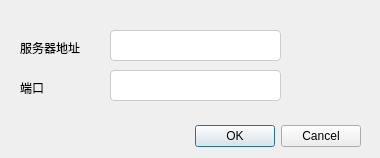
<?xml version="1.0" encoding="UTF-8"?>
<ui version="4.0">
 <class>SettingDialog</class>
 <widget class="QDialog" name="SettingDialog">
  <property name="geometry">
   <rect>
    <x>0</x>
    <y>0</y>
    <width>380</width>
    <height>158</height>
   </rect>
  </property>
  <property name="windowTitle">
   <string>网络配置</string>
  </property>
  <property name="styleSheet">
   <string notr="true">QLineEdit{
	width: 100%;
	height: 34px;
	padding: 6px 12px;
	font-size: 14px;
	line-height: 1.42857143;
	color: #555;
	background-color: #fff;
	background-image: none;
	border: 1px solid #ccc;
	border-radius: 4px;
}</string>
  </property>
  <widget class="QDialogButtonBox" name="buttonBox">
   <property name="geometry">
    <rect>
     <x>20</x>
     <y>120</y>
     <width>341</width>
     <height>32</height>
    </rect>
   </property>
   <property name="orientation">
    <enum>Qt::Horizontal</enum>
   </property>
   <property name="standardButtons">
    <set>QDialogButtonBox::Cancel|QDialogButtonBox::Ok</set>
   </property>
  </widget>
  <widget class="QLineEdit" name="addr">
   <property name="geometry">
    <rect>
     <x>110</x>
     <y>30</y>
     <width>171</width>
     <height>31</height>
    </rect>
   </property>
  </widget>
  <widget class="QLineEdit" name="port">
   <property name="geometry">
    <rect>
     <x>110</x>
     <y>70</y>
     <width>171</width>
     <height>31</height>
    </rect>
   </property>
  </widget>
  <widget class="QLabel" name="label">
   <property name="geometry">
    <rect>
     <x>20</x>
     <y>40</y>
     <width>61</width>
     <height>16</height>
    </rect>
   </property>
   <property name="text">
    <string>服务器地址</string>
   </property>
  </widget>
  <widget class="QLabel" name="label_2">
   <property name="geometry">
    <rect>
     <x>20</x>
     <y>80</y>
     <width>61</width>
     <height>16</height>
    </rect>
   </property>
   <property name="text">
    <string>端口</string>
   </property>
  </widget>
 </widget>
 <resources/>
 <connections>
  <connection>
   <sender>buttonBox</sender>
   <signal>accepted()</signal>
   <receiver>SettingDialog</receiver>
   <slot>accept()</slot>
   <hints>
    <hint type="sourcelabel">
     <x>248</x>
     <y>254</y>
    </hint>
    <hint type="destinationlabel">
     <x>157</x>
     <y>274</y>
    </hint>
   </hints>
  </connection>
  <connection>
   <sender>buttonBox</sender>
   <signal>rejected()</signal>
   <receiver>SettingDialog</receiver>
   <slot>reject()</slot>
   <hints>
    <hint type="sourcelabel">
     <x>316</x>
     <y>260</y>
    </hint>
    <hint type="destinationlabel">
     <x>286</x>
     <y>274</y>
    </hint>
   </hints>
  </connection>
 </connections>
</ui>
